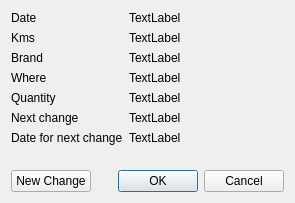
<?xml version="1.0" encoding="UTF-8"?>
<ui version="4.0">
 <class>DlgOilDetails</class>
 <widget class="QDialog" name="DlgOilDetails">
  <property name="geometry">
   <rect>
    <x>0</x>
    <y>0</y>
    <width>295</width>
    <height>203</height>
   </rect>
  </property>
  <property name="windowTitle">
   <string>Oil Details</string>
  </property>
  <property name="windowIcon">
   <iconset resource="resources.qrc">
    <normaloff>:/img/fuel1.png</normaloff>:/img/fuel1.png</iconset>
  </property>
  <layout class="QVBoxLayout" name="verticalLayout">
   <item>
    <layout class="QFormLayout" name="formLayout">
     <item row="0" column="0">
      <widget class="QLabel" name="label">
       <property name="text">
        <string>Date</string>
       </property>
      </widget>
     </item>
     <item row="0" column="1">
      <widget class="QLabel" name="lblDate">
       <property name="text">
        <string>TextLabel</string>
       </property>
      </widget>
     </item>
     <item row="1" column="0">
      <widget class="QLabel" name="label_2">
       <property name="text">
        <string>Kms</string>
       </property>
      </widget>
     </item>
     <item row="1" column="1">
      <widget class="QLabel" name="lblKms">
       <property name="text">
        <string>TextLabel</string>
       </property>
      </widget>
     </item>
     <item row="2" column="0">
      <widget class="QLabel" name="label_3">
       <property name="text">
        <string>Brand</string>
       </property>
      </widget>
     </item>
     <item row="2" column="1">
      <widget class="QLabel" name="lblOilBrand">
       <property name="text">
        <string>TextLabel</string>
       </property>
      </widget>
     </item>
     <item row="4" column="0">
      <widget class="QLabel" name="label_4">
       <property name="text">
        <string>Quantity</string>
       </property>
      </widget>
     </item>
     <item row="4" column="1">
      <widget class="QLabel" name="lblQuantity">
       <property name="text">
        <string>TextLabel</string>
       </property>
      </widget>
     </item>
     <item row="5" column="0">
      <widget class="QLabel" name="label_5">
       <property name="text">
        <string>Next change</string>
       </property>
      </widget>
     </item>
     <item row="5" column="1">
      <widget class="QLabel" name="lblNextChange">
       <property name="text">
        <string>TextLabel</string>
       </property>
      </widget>
     </item>
     <item row="6" column="0">
      <widget class="QLabel" name="label_6">
       <property name="text">
        <string>Date for next change</string>
       </property>
      </widget>
     </item>
     <item row="6" column="1">
      <widget class="QLabel" name="lblDateNextChange">
       <property name="text">
        <string>TextLabel</string>
       </property>
      </widget>
     </item>
     <item row="3" column="0">
      <widget class="QLabel" name="label_7">
       <property name="text">
        <string>Where</string>
       </property>
      </widget>
     </item>
     <item row="3" column="1">
      <widget class="QLabel" name="lblWhere">
       <property name="text">
        <string>TextLabel</string>
       </property>
      </widget>
     </item>
    </layout>
   </item>
   <item>
    <layout class="QHBoxLayout" name="horizontalLayout">
     <item>
      <widget class="QPushButton" name="btnOilChange">
       <property name="text">
        <string>New Change</string>
       </property>
      </widget>
     </item>
     <item>
      <widget class="QDialogButtonBox" name="buttonBox">
       <property name="orientation">
        <enum>Qt::Horizontal</enum>
       </property>
       <property name="standardButtons">
        <set>QDialogButtonBox::Cancel|QDialogButtonBox::Ok</set>
       </property>
      </widget>
     </item>
    </layout>
   </item>
  </layout>
 </widget>
 <resources>
  <include location="resources.qrc"/>
 </resources>
 <connections>
  <connection>
   <sender>buttonBox</sender>
   <signal>accepted()</signal>
   <receiver>DlgOilDetails</receiver>
   <slot>accept()</slot>
   <hints>
    <hint type="sourcelabel">
     <x>248</x>
     <y>254</y>
    </hint>
    <hint type="destinationlabel">
     <x>157</x>
     <y>274</y>
    </hint>
   </hints>
  </connection>
  <connection>
   <sender>buttonBox</sender>
   <signal>rejected()</signal>
   <receiver>DlgOilDetails</receiver>
   <slot>reject()</slot>
   <hints>
    <hint type="sourcelabel">
     <x>316</x>
     <y>260</y>
    </hint>
    <hint type="destinationlabel">
     <x>286</x>
     <y>274</y>
    </hint>
   </hints>
  </connection>
 </connections>
</ui>
